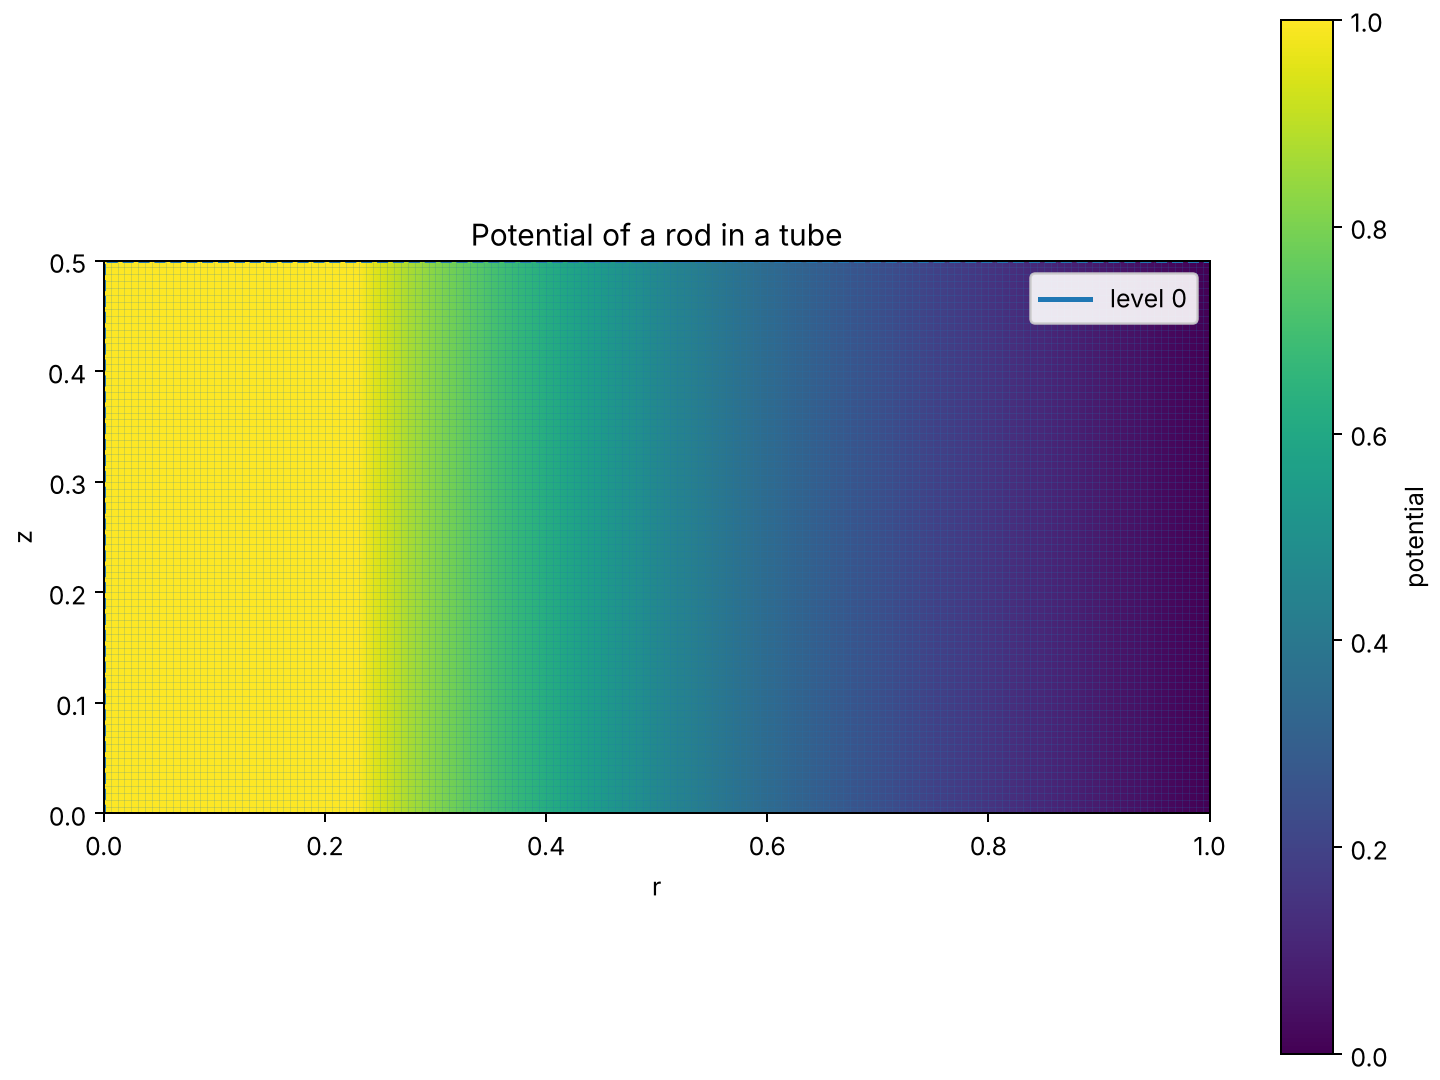

This figure's Python source:
"""Axisymmetric potential around a rod, on the r–z plane with the cylindrical metric.

A rod of radius 0.23 on the axis is held at 1 V inside a grounded tube of radius 1; the
ends are Neumann faces, so the potential is the coaxial line's,
``ln(1 / r) / ln(1 / 0.23)``. ``NodalPoisson(metric="cylindrical")`` weights the control
volumes and the couplings by the rings' radii, so the axis needs no condition; the error
falls at second order overall, unevenly as the rod's surface moves through the cells.
"""

from pathlib import Path

import numpy as np

from patchwork import (
    AMRHierarchy,
    Dirichlet,
    EmbeddedDirichlet,
    Neumann,
    NodalPoisson,
    plot_patches,
)

ROD, TUBE = 0.23, 1.0

rod = EmbeddedDirichlet(inside=lambda points: points[0] < ROD, value=1.0)
faces = {"x_upper": Dirichlet(0.0), "y_lower": Neumann(), "y_upper": Neumann()}

for n in (20, 40, 80, 160):
    # the radius is the first axis of an r–z hierarchy
    mesh = AMRHierarchy(
        base_shape=(n, n // 2), bounds=((0.0, TUBE), (0.0, 0.5)), geometry="cylindrical"
    )
    solver = NodalPoisson(mesh, faces=faces, embedded=[rod], metric="cylindrical")
    r = solver.nodes.coordinates[:, 0]
    potential = solver.solve(np.zeros(r.size), potential="potential")
    exact = np.log(TUBE / np.maximum(r, ROD)) / np.log(TUBE / ROD)
    print(f"{n:4d} radial cells: error {np.abs(potential - exact).max():.1e} V")

result = plot_patches(mesh, field="potential")
if result is not None:
    figure, axes = result
    axes.set(xlabel="r", ylabel="z", title="Potential of a rod in a tube")
    output = Path(__file__).with_name("axisymmetric_electrode.png")
    figure.savefig(output, dpi=180)
    print(f"Saved {output}")
